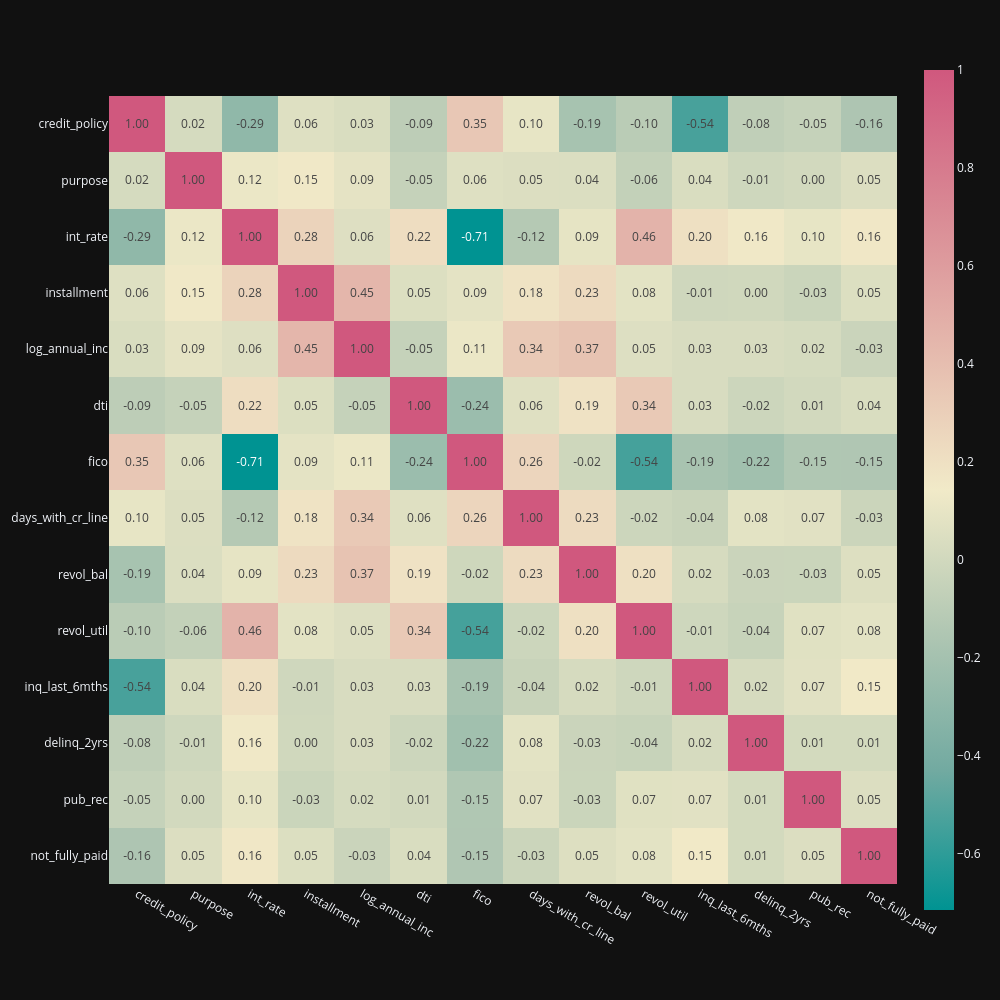

Notebook code cell kept with this figure:
### Code cell
px.imshow(df.corr(),
          text_auto = '.2f',
          height = 1000,
          width = 1000,
          template = 'plotly_dark',
          color_continuous_scale='tealrose')

### Figure 1 — Plotly figure (JSON) as saved in the notebook; plotly's stock layout.template omitted (floating-point values rounded to 4 significant figures; data arrays with more than 128 entries replaced by an {"elided": "..."} marker saying what was removed)
{"data": [{"coloraxis": "coloraxis", "hovertemplate": "x: %{x}<br>y: %{y}<br>color: %{z}<extra></extra>", "name": "0", "texttemplate": "%{z:.2f}", "type": "heatmap", "x": ["credit_policy", "purpose", "int_rate", "installment", "log_annual_inc", "dti", "fico", "days_with_cr_line", "revol_bal", "revol_util", "inq_last_6mths", "delinq_2yrs", "pub_rec", "not_fully_paid"], "xaxis": "x", "y": ["credit_policy", "purpose", "int_rate", "installment", "log_annual_inc", "dti", "fico", "days_with_cr_line", "revol_bal", "revol_util", "inq_last_6mths", "delinq_2yrs", "pub_rec", "not_fully_paid"], "yaxis": "y", "z": {"elided": "14x14 float values"}}], "layout": {"coloraxis": {"colorscale": [[0, "rgb(0, 147, 146)"], [0.1667, "rgb(114, 170, 161)"], [0.3333, "rgb(177, 199, 179)"], [0.5, "rgb(241, 234, 200)"], [0.6667, "rgb(229, 185, 173)"], [0.8333, "rgb(217, 137, 148)"], [1, "rgb(208, 88, 126)"]]}, "height": 1000, "margin": {"t": 60}, "width": 1000, "xaxis": {"anchor": "y", "constrain": "domain", "domain": [0, 1], "scaleanchor": "y"}, "yaxis": {"anchor": "x", "autorange": "reversed", "constrain": "domain", "domain": [0, 1]}}}
